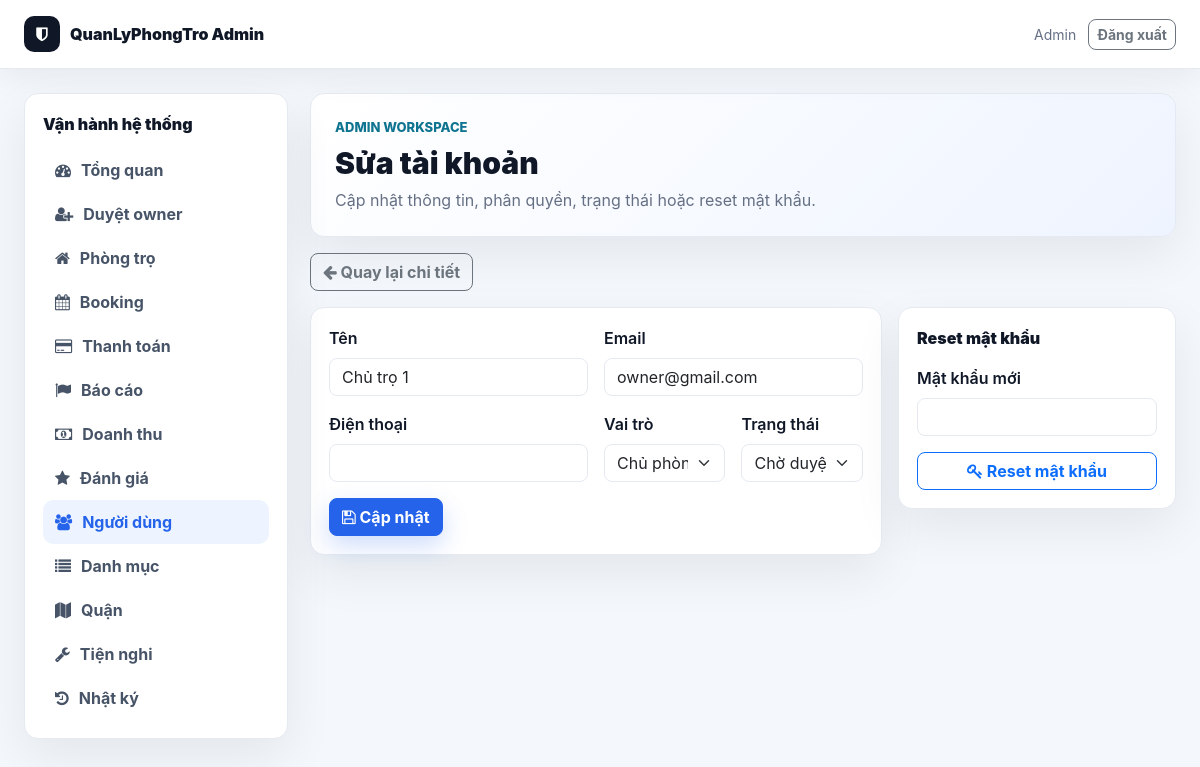
/public/admin/user_edit.php?id=6 (signed in), run on an earlier commit of the app's database.
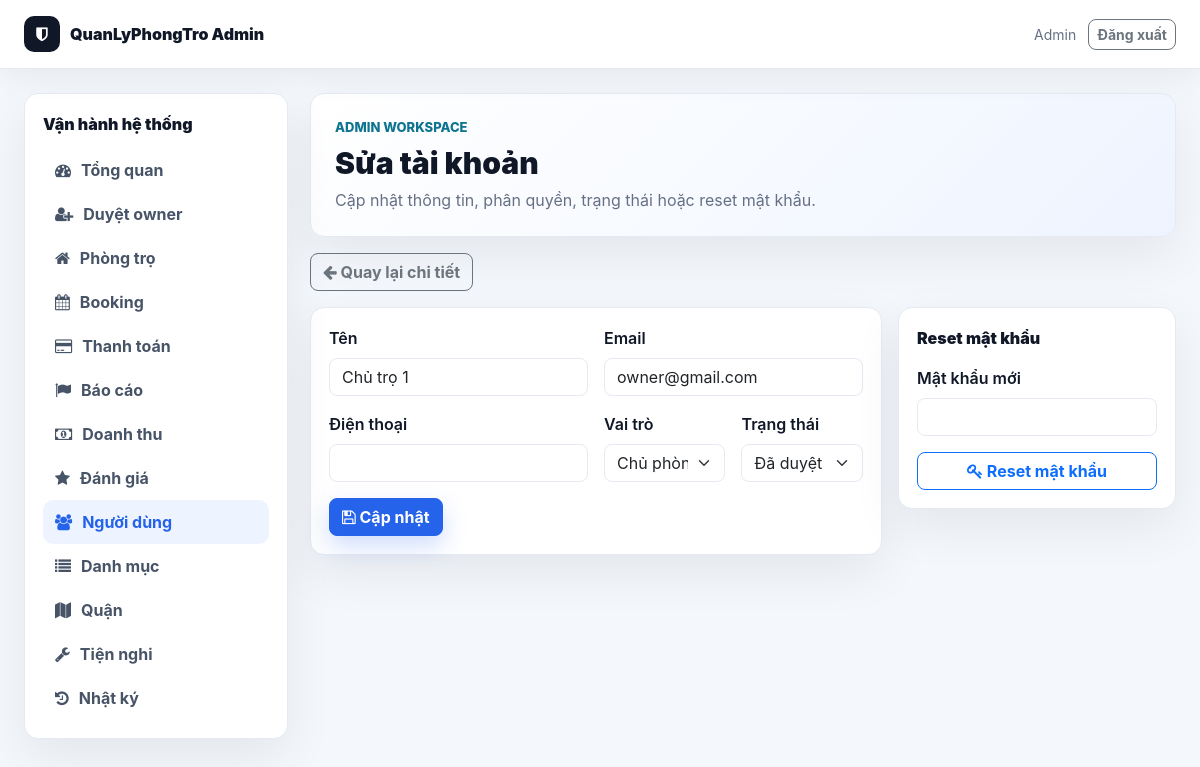
And on a later commit of the database.
### tables this page shows
CREATE TABLE `users` (
  `id` int(11) NOT NULL,
  `name` varchar(100) DEFAULT NULL,
  `email` varchar(150) DEFAULT NULL,
  `password` varchar(255) DEFAULT NULL,
  `reset_token` varchar(64) DEFAULT NULL,
  `reset_expires` datetime DEFAULT NULL,
  `force_password_change` tinyint(1) NOT NULL DEFAULT 0,
  `phone` varchar(20) DEFAULT NULL,
  `avatar` varchar(255) DEFAULT NULL,
  `role` enum('user','owner','admin') DEFAULT 'user',
  `created_at` timestamp NOT NULL DEFAULT current_timestamp(),
  `status` varchar(20) DEFAULT 'pending',
  `approved_by` int(11) DEFAULT NULL,
  `approved_at` datetime DEFAULT NULL,
  `rejection_reason` text DEFAULT NULL,
  `address` text DEFAULT NULL,
  `idcard_number` varchar(50) DEFAULT NULL,
  `trust_score` int(11) NOT NULL DEFAULT 0,
  `admin_note` text DEFAULT NULL,
  `verified_at` datetime DEFAULT NULL
);

### core/Database.php (called while the page is built, shortened)
<?php
class Database {
    private $conn;
    public function __construct($connection) {
        $this->conn = $connection;
    }
    public function getRow($sql) {
        $result = $this->conn->query($sql);
        if ($result && $result->num_rows > 0) {
            return $result->fetch_assoc();
        }
        return false;
    }
}
?>

### public/admin/user_edit.php (the view, shortened to what this page needs)
<?php
require_once __DIR__ . '/../admin_init.php';
require_once __DIR__ . '/layout.php';
$id = (int)($_GET['id'] ?? $_POST['id'] ?? 0);
$user = $db->getRow('SELECT * FROM users WHERE id = ' . $id);
$isSelf = $id === (int)($_SESSION['user_id'] ?? 0);
?>
<a href="<?php echo ADMIN_URL . 'user_detail.php?id=' . $id; ?>" class="btn btn-outline-secondary mb-3"><i class="fa fa-arrow-left"></i> Quay lại chi tiết</a>
<div class="row g-3">
    <div class="col-lg-8">
        <div class="wb-card">
            <form method="POST" class="row g-3">
                <div class="col-md-6">
                    <label class="form-label fw-semibold">Tên</label>
                    <input type="text" name="name" class="form-control" value="<?php echo admin_e($user['name'] ?? ''); ?>" required>
                </div>
                <div class="col-md-6">
                    <label class="form-label fw-semibold">Email</label>
                    <input type="email" name="email" class="form-control" value="<?php echo admin_e($user['email'] ?? ''); ?>" required>
                </div>
                <div class="col-md-6">
                    <label class="form-label fw-semibold">Điện thoại</label>
                    <input type="text" name="phone" class="form-control" value="<?php echo admin_e($user['phone'] ?? ''); ?>">
                </div>
                <div class="col-md-3">
                    <label class="form-label fw-semibold">Vai trò</label>
                    <select name="role" class="form-select" <?php echo $isSelf ? 'disabled' : ''; ?>>
                        <?php foreach (['user' => 'Người thuê', 'owner' => 'Chủ phòng', 'admin' => 'Admin'] as $key => $label): ?>
                            <option value="<?php echo $key; ?>" <?php echo ($user['role'] ?? 'user') === $key ? 'selected' : ''; ?>><?php echo $label; ?></option>
                        <?php endforeach; ?>
                    </select>
                </div>
                <div class="col-md-3">
                    <label class="form-label fw-semibold">Trạng thái</label>
                    <select name="status" class="form-select" <?php echo $isSelf ? 'disabled' : ''; ?>>
                        <?php foreach (['approved' => 'Đã duyệt', 'pending' => 'Chờ duyệt', 'blocked' => 'Bị khóa', 'rejected' => 'Từ chối'] as $key => $label): ?>
                            <option value="<?php echo $key; ?>" <?php echo ($user['status'] ?? 'approved') === $key ? 'selected' : ''; ?>><?php echo $label; ?></option>
                        <?php endforeach; ?>
                    </select>
                </div>
                <div class="col-12">
                    <button type="submit" class="btn btn-primary"><i class="fa fa-save"></i> Cập nhật</button>
                </div>
            </form>
        </div>
    </div>
    <div class="col-lg-4">
        <div class="wb-card">
            <div class="wb-title mb-3">Reset mật khẩu</div>
            <form method="POST">
                <label class="form-label fw-semibold">Mật khẩu mới</label>
                <input type="password" name="password" class="form-control mb-3" minlength="6" required>
                <button type="submit" class="btn btn-outline-primary w-100"><i class="fa fa-key"></i> Reset mật khẩu</button>
            </form>
        </div>
    </div>
</div>

What changed in the data, as far as the page shows it:
changed users "Chủ trọ 1": status "Chờ duyệt" → "Đã duyệt"
